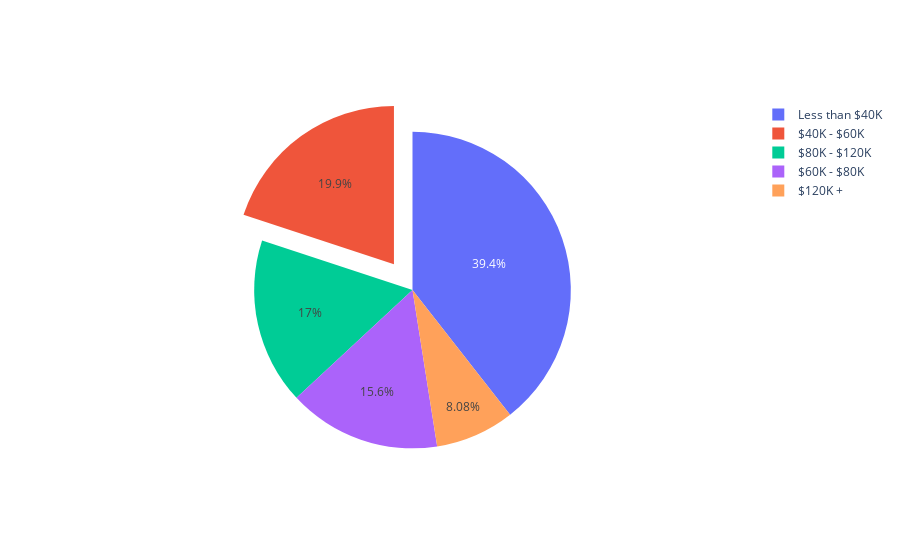

Notebook code for this chart:
### Code cell
data_agg = data.groupby(['Income_Category'])['CLIENTNUM'].count().to_frame().reset_index()
data_agg
labels = data_agg.Income_Category
values = data_agg.CLIENTNUM

fig = go.Figure(data=[go.Pie(labels=labels, values=values, pull=[0, 0.2])])
fig

### Figure 1 — Plotly figure (JSON) as saved in the notebook; plotly's stock layout.template omitted (floating-point values rounded to 4 significant figures)
{"data": [{"labels": ["$120K +", "$40K - $60K", "$60K - $80K", "$80K - $120K", "Less than $40K"], "pull": [0, 0.2], "type": "pie", "values": [572, 1412, 1103, 1202, 2792]}], "layout": {}}
